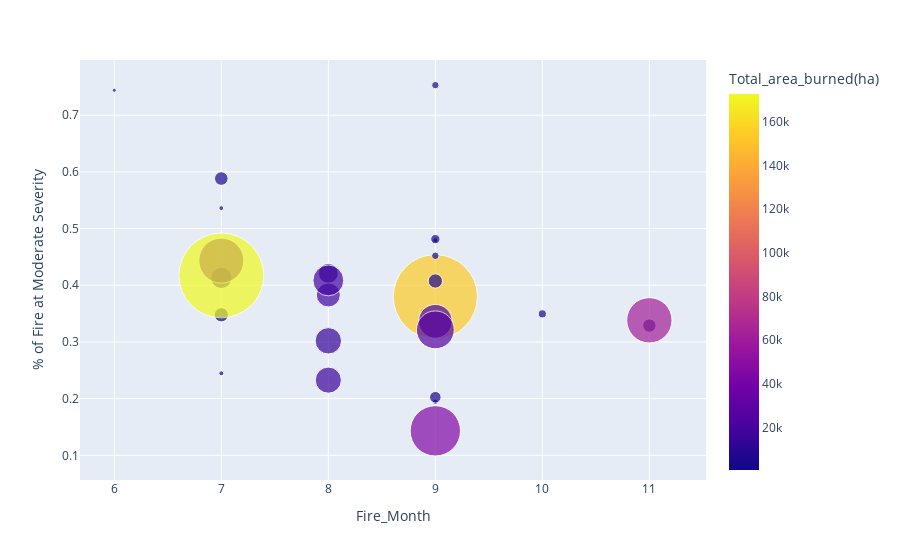

Notebook source saved alongside this figure:
### Code cell
fig = px.scatter(foi, x='Fire_Month', y='% of Fire at Moderate Severity', size_max=60,
                    color='Total_area_burned(ha)', size='CO2(kg)', hover_data=['Fire_Name'])

fig.show()

### Figure 1 — Plotly figure (JSON) as saved in the notebook; plotly's stock layout.template omitted (floating-point values rounded to 4 significant figures)
{"data": [{"customdata": [["SLINK"], ["CREEK"], ["GOLD"], ["HOG"], ["LOYALTON"], ["MOUNTAIN VIEW"], ["SLATER"], ["SNOW"], ["VALLEY"], ["CAPLES"], ["COW"], ["LIME"], ["LONE"], ["MIDDLE"], ["SOUTH"], ["TABOOSE"], ["WALKER"], ["CAMP"], ["CRANSTON"], ["DELTA"], ["DONNELL"], ["FERGUSON"], ["HIRZ"], ["RANCH"], ["STONE"], ["STONE"], ["VALLEY"]], "hovertemplate": "Fire_Month=%{x}<br>% of Fire at Moderate Severity=%{y}<br>CO2(kg)=%{marker.size}<br>Fire_Name=%{customdata[0]}<br>Total_area_burned(ha)=%{marker.color}<extra></extra>", "legendgroup": "", "marker": {"color": [10790.0, 153700.0, 9126.0, 3849.0, 18860.0, 5124.0, 45117, 2511.0, 6573.0, 1406.0, 803.8, 747, 2218.0, 548.5, 2274.0, 4189.0, 23700.0, 61970.0, 5292.0, 25790.0, 14630.0, 38800.0, 18900.0, 172800.0, 671.5, 15970.0, 506.7], "coloraxis": "coloraxis", "size": [967000000.0, 17282058630, 1101213444, 492300000.0, 1409755712, 434500000.0, 6182868848, 134500000.0, 500200000.0, 159400000.0, 59530000.0, 61800000.0, 136900000.0, 72920000.0, 208800000.0, 326300000.0, 2781115694, 5008799091, 452800000.0, 3496762706, 1699084975, 4958360511, 2323966988, 17560131063, 38550000.0, 1665182175, 57800000.0], "sizemode": "area", "sizeref": 4878000.0, "symbol": "circle"}, "mode": "markers", "name": "", "orientation": "v", "showlegend": false, "type": "scatter", "x": [8, 9, 7, 7, 8, 11, 9, 9, 9, 10, 7, 9, 9, 9, 9, 9, 9, 11, 7, 9, 8, 7, 8, 7, 6, 8, 7], "xaxis": "x", "y": [0.421, 0.3797, 0.413, 0.3479, 0.3829, 0.3289, 0.1431, 0.753, 0.4075, 0.3495, 0.2447, 0.4795, 0.452, 0.1945, 0.4814, 0.2025, 0.3364, 0.3381, 0.5882, 0.3213, 0.302, 0.4434, 0.4085, 0.4173, 0.7439, 0.2326, 0.5361], "yaxis": "y"}], "layout": {"coloraxis": {"colorbar": {"title": {"text": "Total_area_burned(ha)"}}, "colorscale": [[0, "#0d0887"], [0.1111, "#46039f"], [0.2222, "#7201a8"], [0.3333, "#9c179e"], [0.4444, "#bd3786"], [0.5556, "#d8576b"], [0.6667, "#ed7953"], [0.7778, "#fb9f3a"], [0.8889, "#fdca26"], [1, "#f0f921"]]}, "legend": {"itemsizing": "constant", "tracegroupgap": 0}, "margin": {"t": 60}, "xaxis": {"anchor": "y", "domain": [0, 1], "title": {"text": "Fire_Month"}}, "yaxis": {"anchor": "x", "domain": [0, 1], "title": {"text": "% of Fire at Moderate Severity"}}}}
